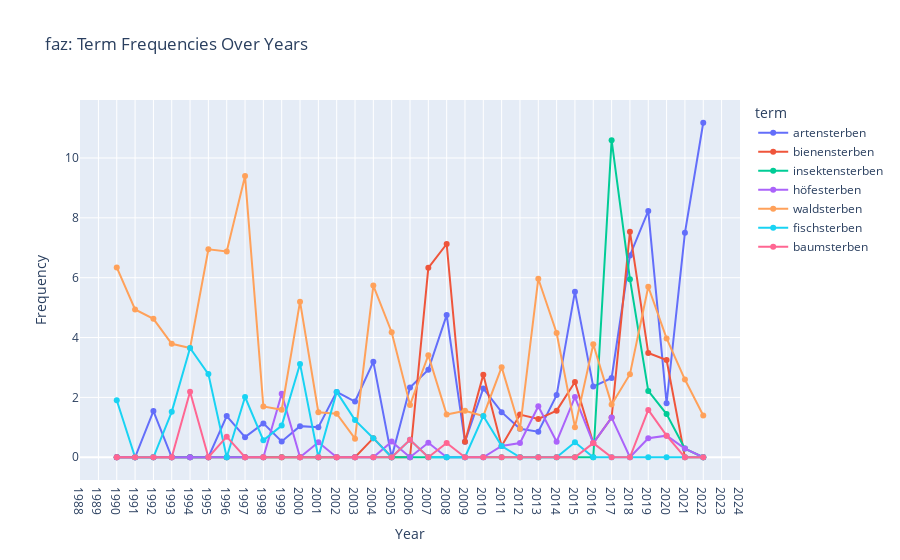

Notebook source saved alongside this figure:
### Code cell
# Create an interactive timeline visualization with Plotly
fig = px.line(plot_df, x='year', y='frequency', color='term',
              line_group='term', markers=True,
              title=inputFile + ': Term Frequencies Over Years',
              labels={'frequency_per_million': 'Frequency', 'year': 'Year'})

fig.update_layout(xaxis_title='Year', yaxis_title='Frequency', xaxis=dict(tickmode='linear'))
fig.write_html(outputDir + inputFile + "_timeline" + ".html", include_plotlyjs=True)
fig.show()

### Figure 1 — Plotly figure (JSON) as saved in the notebook; plotly's stock layout.template omitted (floating-point values rounded to 4 significant figures)
{"data": [{"hovertemplate": "term=artensterben<br>Year=%{x}<br>frequency=%{y}<extra></extra>", "legendgroup": "artensterben", "line": {"color": "#636efa", "dash": "solid"}, "marker": {"symbol": "circle"}, "mode": "markers+lines", "name": "artensterben", "orientation": "v", "showlegend": true, "type": "scatter", "x": [1990, 1991, 1992, 1993, 1994, 1995, 1996, 1997, 1998, 1999, 2000, 2001, 2002, 2003, 2004, 2005, 2006, 2007, 2008, 2009, 2010, 2011, 2012, 2013, 2014, 2015, 2016, 2017, 2018, 2019, 2020, 2021, 2022], "xaxis": "x", "y": [0, 0, 1.542, 0, 0, 0, 1.375, 0.671, 1.131, 0.5295, 1.04, 1.002, 2.184, 1.862, 3.187, 0, 2.333, 2.922, 4.751, 0.5172, 2.301, 1.506, 0.9515, 0.8523, 2.077, 5.533, 2.361, 2.649, 6.743, 8.231, 1.804, 7.499, 11.18], "yaxis": "y"}, {"hovertemplate": "term=bienensterben<br>Year=%{x}<br>frequency=%{y}<extra></extra>", "legendgroup": "bienensterben", "line": {"color": "#EF553B", "dash": "solid"}, "marker": {"symbol": "circle"}, "mode": "markers+lines", "name": "bienensterben", "orientation": "v", "showlegend": true, "type": "scatter", "x": [1990, 1991, 1992, 1993, 1994, 1995, 1996, 1997, 1998, 1999, 2000, 2001, 2002, 2003, 2004, 2005, 2006, 2007, 2008, 2009, 2010, 2011, 2012, 2013, 2014, 2015, 2016, 2017, 2018, 2019, 2020, 2021, 2022], "xaxis": "x", "y": [0, 0, 0, 0, 0, 0, 0, 0, 0, 0, 0, 0, 0, 0, 0.6374, 0, 0, 6.33, 7.126, 0.5172, 2.761, 0.3764, 1.427, 1.278, 1.557, 2.515, 0.4723, 1.324, 7.536, 3.483, 3.248, 0, 0], "yaxis": "y"}, {"hovertemplate": "term=insektensterben<br>Year=%{x}<br>frequency=%{y}<extra></extra>", "legendgroup": "insektensterben", "line": {"color": "#00cc96", "dash": "solid"}, "marker": {"symbol": "circle"}, "mode": "markers+lines", "name": "insektensterben", "orientation": "v", "showlegend": true, "type": "scatter", "x": [1990, 1991, 1992, 1993, 1994, 1995, 1996, 1997, 1998, 1999, 2000, 2001, 2002, 2003, 2004, 2005, 2006, 2007, 2008, 2009, 2010, 2011, 2012, 2013, 2014, 2015, 2016, 2017, 2018, 2019, 2020, 2021, 2022], "xaxis": "x", "y": [0, 0, 0, 0, 0, 0, 0, 0, 0, 0, 0, 0, 0, 0, 0, 0, 0, 0, 0, 0, 0, 0, 0, 0, 0, 0, 0, 10.6, 5.95, 2.216, 1.444, 0.2884, 0], "yaxis": "y"}, {"hovertemplate": "term=höfesterben<br>Year=%{x}<br>frequency=%{y}<extra></extra>", "legendgroup": "höfesterben", "line": {"color": "#ab63fa", "dash": "solid"}, "marker": {"symbol": "circle"}, "mode": "markers+lines", "name": "höfesterben", "orientation": "v", "showlegend": true, "type": "scatter", "x": [1990, 1991, 1992, 1993, 1994, 1995, 1996, 1997, 1998, 1999, 2000, 2001, 2002, 2003, 2004, 2005, 2006, 2007, 2008, 2009, 2010, 2011, 2012, 2013, 2014, 2015, 2016, 2017, 2018, 2019, 2020, 2021, 2022], "xaxis": "x", "y": [0, 0, 0, 0, 0, 0, 0, 0, 0, 2.118, 0, 0.5012, 0, 0, 0, 0.5222, 0, 0.4869, 0, 0, 0, 0.3764, 0.4758, 1.705, 0.5192, 2.012, 0.4723, 1.324, 0, 0.6332, 0.7218, 0.2884, 0], "yaxis": "y"}, {"hovertemplate": "term=waldsterben<br>Year=%{x}<br>frequency=%{y}<extra></extra>", "legendgroup": "waldsterben", "line": {"color": "#FFA15A", "dash": "solid"}, "marker": {"symbol": "circle"}, "mode": "markers+lines", "name": "waldsterben", "orientation": "v", "showlegend": true, "type": "scatter", "x": [1990, 1991, 1992, 1993, 1994, 1995, 1996, 1997, 1998, 1999, 2000, 2001, 2002, 2003, 2004, 2005, 2006, 2007, 2008, 2009, 2010, 2011, 2012, 2013, 2014, 2015, 2016, 2017, 2018, 2019, 2020, 2021, 2022], "xaxis": "x", "y": [6.344, 4.938, 4.625, 3.791, 3.651, 6.948, 6.875, 9.395, 1.697, 1.588, 5.199, 1.504, 1.456, 0.6206, 5.737, 4.178, 1.75, 3.409, 1.425, 1.552, 1.38, 3.011, 0.9515, 5.966, 4.153, 1.006, 3.778, 1.766, 2.777, 5.699, 3.97, 2.596, 1.397], "yaxis": "y"}, {"hovertemplate": "term=fischsterben<br>Year=%{x}<br>frequency=%{y}<extra></extra>", "legendgroup": "fischsterben", "line": {"color": "#19d3f3", "dash": "solid"}, "marker": {"symbol": "circle"}, "mode": "markers+lines", "name": "fischsterben", "orientation": "v", "showlegend": true, "type": "scatter", "x": [1990, 1991, 1992, 1993, 1994, 1995, 1996, 1997, 1998, 1999, 2000, 2001, 2002, 2003, 2004, 2005, 2006, 2007, 2008, 2009, 2010, 2011, 2012, 2013, 2014, 2015, 2016, 2017, 2018, 2019, 2020, 2021, 2022], "xaxis": "x", "y": [1.903, 0, 0, 1.516, 3.651, 2.779, 0, 2.013, 0.5656, 1.059, 3.119, 0, 2.184, 1.241, 0.6374, 0, 0.5833, 0, 0, 0, 1.38, 0.3764, 0, 0, 0, 0.503, 0, 0, 0, 0, 0, 0, 0], "yaxis": "y"}, {"hovertemplate": "term=baumsterben<br>Year=%{x}<br>frequency=%{y}<extra></extra>", "legendgroup": "baumsterben", "line": {"color": "#FF6692", "dash": "solid"}, "marker": {"symbol": "circle"}, "mode": "markers+lines", "name": "baumsterben", "orientation": "v", "showlegend": true, "type": "scatter", "x": [1990, 1991, 1992, 1993, 1994, 1995, 1996, 1997, 1998, 1999, 2000, 2001, 2002, 2003, 2004, 2005, 2006, 2007, 2008, 2009, 2010, 2011, 2012, 2013, 2014, 2015, 2016, 2017, 2018, 2019, 2020, 2021, 2022], "xaxis": "x", "y": [0, 0, 0, 0, 2.19, 0, 0.6875, 0, 0, 0, 0, 0, 0, 0, 0, 0, 0.5833, 0, 0.4751, 0, 0, 0, 0, 0, 0, 0, 0.4723, 0, 0, 1.583, 0.7218, 0, 0], "yaxis": "y"}], "layout": {"legend": {"title": {"text": "term"}, "tracegroupgap": 0}, "title": {"text": "faz: Term Frequencies Over Years"}, "xaxis": {"anchor": "y", "domain": [0, 1], "tickmode": "linear", "title": {"text": "Year"}}, "yaxis": {"anchor": "x", "domain": [0, 1], "title": {"text": "Frequency"}}}}
